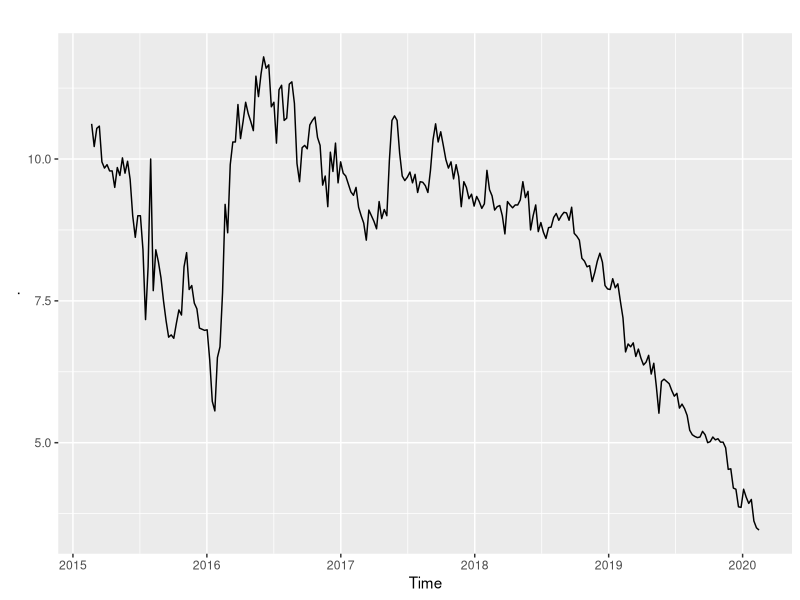
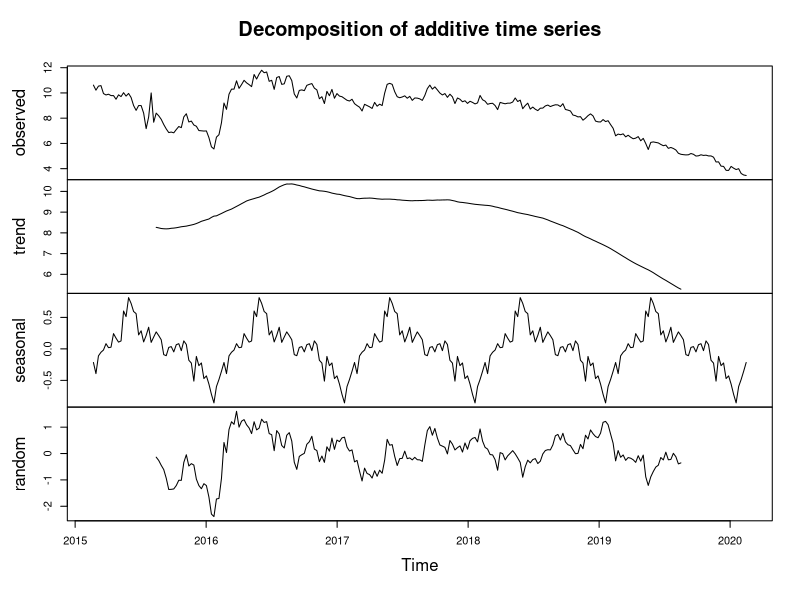
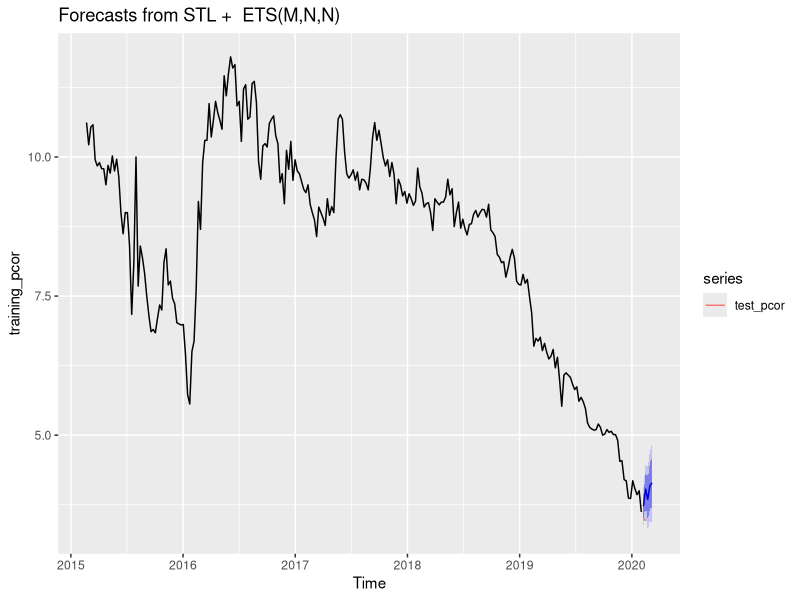
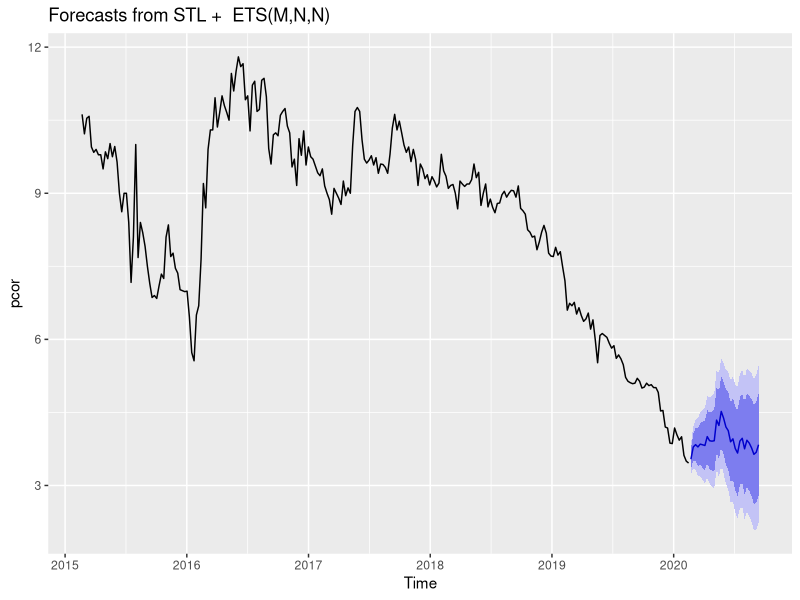

The R script that drew these images, in order:
## ---- chunk 1
library(forecast)
library(ggplot2)
library(readr)
## ---- chunk 2
PCOR <- read_csv("PCOR.csv", col_types = cols(Week = col_date(format = "%Y-%m-%d")))
pcor <- ts(PCOR[,2], freq=365.25/7, start=2015+51/365.25)
pcor %>%
  autoplot()
## ---- chunk 3
plot(decompose(pcor))
## ---- chunk 4
training_pcor <- subset(pcor, end=length(pcor)-2)
test_pcor <- subset(pcor, start=length(pcor)-1)
fc_training_pcor<-forecast(training_pcor)
fc_training_pcor %>%
  forecast(h=5) %>%
  autoplot() +autolayer(test_pcor)
## ---- chunk 5
fc_training_pcor
## ---- chunk 6
fc_pcor<-forecast(pcor)
fc_pcor %>%
forecast(h=30) %>%
  autoplot()
## ---- chunk 7
fc_pcor
